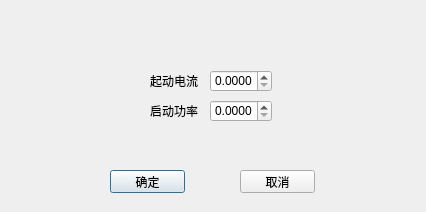
<?xml version="1.0" encoding="UTF-8"?>
<ui version="4.0">
 <class>startPriceParamDialog</class>
 <widget class="QDialog" name="startPriceParamDialog">
  <property name="geometry">
   <rect>
    <x>0</x>
    <y>0</y>
    <width>426</width>
    <height>212</height>
   </rect>
  </property>
  <property name="windowTitle">
   <string>分量参数</string>
  </property>
  <widget class="QDoubleSpinBox" name="startElectricityDoubleSpinBox">
   <property name="geometry">
    <rect>
     <x>210</x>
     <y>70</y>
     <width>62</width>
     <height>22</height>
    </rect>
   </property>
   <property name="decimals">
    <number>4</number>
   </property>
   <property name="maximum">
    <double>999.000000000000000</double>
   </property>
  </widget>
  <widget class="QLabel" name="label_3">
   <property name="geometry">
    <rect>
     <x>150</x>
     <y>70</y>
     <width>54</width>
     <height>22</height>
    </rect>
   </property>
   <property name="text">
    <string>起动电流</string>
   </property>
  </widget>
  <widget class="QLabel" name="label_5">
   <property name="geometry">
    <rect>
     <x>150</x>
     <y>100</y>
     <width>54</width>
     <height>22</height>
    </rect>
   </property>
   <property name="text">
    <string>启动功率</string>
   </property>
  </widget>
  <widget class="QDoubleSpinBox" name="startPowerDoubleSpinBox">
   <property name="geometry">
    <rect>
     <x>210</x>
     <y>100</y>
     <width>62</width>
     <height>22</height>
    </rect>
   </property>
   <property name="decimals">
    <number>4</number>
   </property>
   <property name="maximum">
    <double>999.000000000000000</double>
   </property>
  </widget>
  <widget class="QPushButton" name="okPushButton">
   <property name="geometry">
    <rect>
     <x>110</x>
     <y>170</y>
     <width>75</width>
     <height>23</height>
    </rect>
   </property>
   <property name="text">
    <string>确定</string>
   </property>
  </widget>
  <widget class="QPushButton" name="cancelPushButton">
   <property name="geometry">
    <rect>
     <x>240</x>
     <y>170</y>
     <width>75</width>
     <height>23</height>
    </rect>
   </property>
   <property name="text">
    <string>取消</string>
   </property>
  </widget>
 </widget>
 <resources/>
 <connections/>
</ui>
